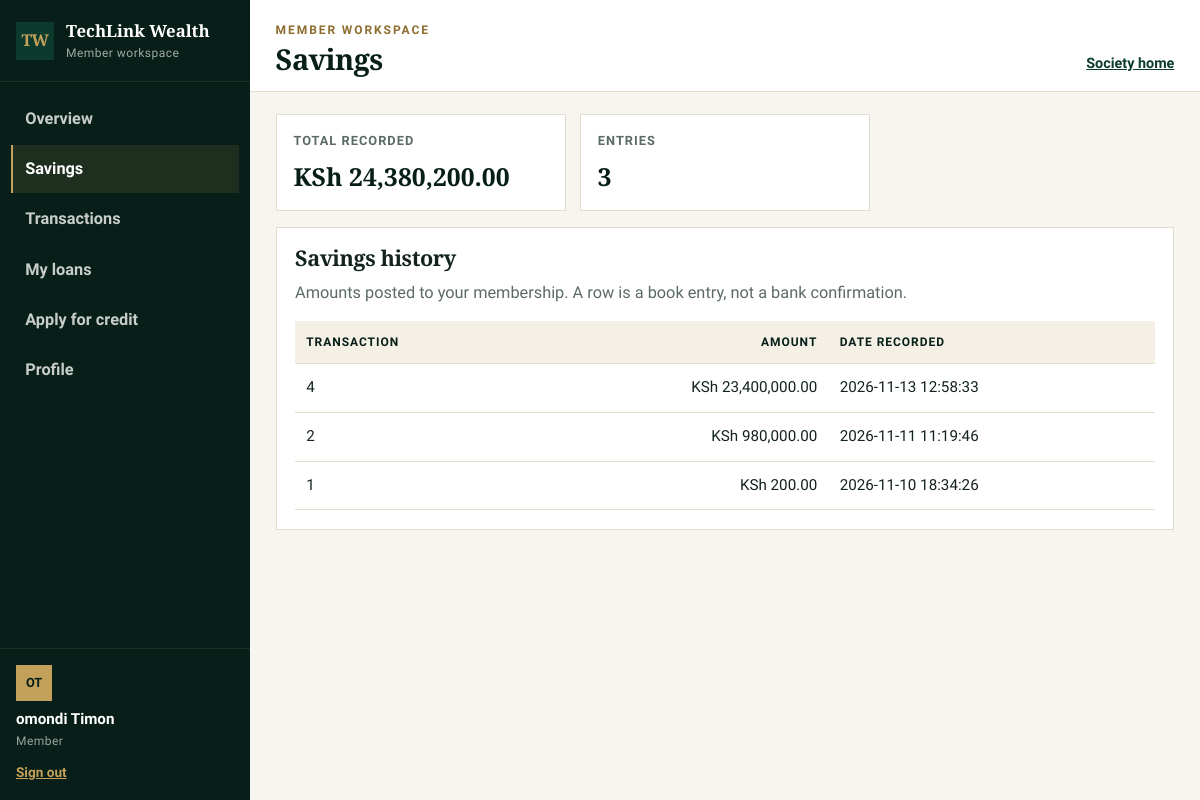
The page /my_savings.php (signed in) on the database its author committed.
### tables this page shows
CREATE TABLE `savings` (
  `id` bigint(20) UNSIGNED NOT NULL,
  `member_id` int(10) UNSIGNED NOT NULL,
  `transaction_id` bigint(20) UNSIGNED NOT NULL,
  `created_at` timestamp NOT NULL DEFAULT current_timestamp(),
  `amount` decimal(15,2) NOT NULL DEFAULT 0.00
);

### my_savings.php (the view, shortened to what this page needs)
<?php
require_once "includes/app.php";
$member = require_member(true);
$memberId = (int) $member["id"];
try {
    $totalStmt = $pdo->prepare("SELECT COALESCE(SUM(amount), 0) AS total_savings FROM savings WHERE member_id = ?");
    $totalStmt->execute([$memberId]);
    $totalSavings = $totalStmt->fetch()["total_savings"];
    $historyStmt = $pdo->prepare(
        "SELECT amount, transaction_id, created_at
         FROM savings
         WHERE member_id = ?
         ORDER BY created_at DESC"
    );
    $historyStmt->execute([$memberId]);
    $savingsHistory = $historyStmt->fetchAll();
} catch (PDOException $e) {
    error_log("Unable to load member savings: " . $e->getMessage());
    http_response_code(500);
    exit("Unable to load your savings. Please try again later.");
}
?>
<section class="stats">
    <article class="stat">
        <span>Total recorded</span>
        <strong><?= e(money($totalSavings)) ?></strong>
    </article>
    <article class="stat">
        <span>Entries</span>
        <strong><?= count($savingsHistory) ?></strong>
    </article>
</section>
<section class="panel">
    <h2>Savings history</h2>
    <p class="quiet">Amounts posted to your membership. A row is a book entry, not a bank confirmation.</p>
    <?php if ($savingsHistory): ?>
        <div class="table-wrap">
            <table class="data">
                <thead>
                    <tr>
                        <th>Transaction</th>
                        <th class="num">Amount</th>
                        <th>Date recorded</th>
                    </tr>
                </thead>
                <tbody>
                    <?php foreach ($savingsHistory as $record): ?>
                        <tr>
                            <td><?= (int) $record["transaction_id"] ?></td>
                            <td class="num"><?= e(money($record["amount"])) ?></td>
                            <td><?= e($record["created_at"]) ?></td>
                        </tr>
                    <?php endforeach; ?>
                </tbody>
            </table>
        </div>
    <?php else: ?>
        <p class="empty">You do not have any recorded savings yet.</p>
    <?php endif; ?>
</section>

### css/base.css (style rules this page uses)
:root { --green: #0c3b2e; --green-2: #145844; --green-deep: #071f18; --gold: #c4a15a; --gold-deep: #8d6d2f; --cream: #f4f0e6; --paper: #f7f5f0; --white: #ffffff; --ink: #14241c; --muted: #5c6b63; --line: #e3dccf; --danger: #8e2b2b; --ok: #1c6b40; --warn: #8a5a12; --serif: "Source Serif 4", Georgia, "Times New Roman", serif; --sans: "Source Sans 3", "Segoe UI", sans-serif; --shadow: 0 16px 40px rgba(7, 31, 24, 0.08); }
*, *::before, *::after { box-sizing: border-box; }
html { scroll-behavior: smooth; }
body { margin: 0; color: var(--ink); background: var(--paper); font-family: var(--sans); font-size: 1.02rem; line-height: 1.55; }
h1, h2, h3, h4 { font-family: var(--serif); font-weight: 650; letter-spacing: -0.02em; line-height: 1.15; margin: 0; }
p { margin: 0; }

### css/components.css (style rules this page uses)
.quiet { margin: 0.55rem 0 1.4rem; color: var(--muted); }
.table-wrap { overflow-x: auto; }
table.data { width: 100%; border-collapse: collapse; min-width: 640px; font-size: 0.95rem; }
table.data th, table.data td { padding: 0.75rem 0.7rem; text-align: left; vertical-align: top; border-bottom: 1px solid var(--line); }
table.data th { background: var(--cream); color: var(--green-deep); font-size: 0.75rem; font-weight: 700; letter-spacing: 0.08em; text-transform: uppercase; }
table.data td.num, table.data th.num { text-align: right; font-variant-numeric: tabular-nums; }

### css/workspace.css (style rules this page uses)
.app-body { background: var(--paper); }
.stats { display: grid; grid-template-columns: repeat(3, minmax(0, 1fr)); gap: 0.9rem; margin-bottom: 1rem; }
.stat { background: #fff; border: 1px solid var(--line); padding: 1rem 1.05rem 0.95rem; }
.stat span { display: block; color: var(--muted); font-size: 0.8rem; font-weight: 700; letter-spacing: 0.08em; text-transform: uppercase; }
.stat strong { display: block; margin-top: 0.35rem; font-family: var(--serif); font-size: 1.55rem; font-variant-numeric: tabular-nums; color: var(--green-deep); }
.panel { background: #fff; border: 1px solid var(--line); padding: 1.1rem 1.15rem 1.2rem; margin-bottom: 1rem; }
.panel h2 { font-size: 1.35rem; margin-bottom: 0.35rem; }
.panel .quiet { margin-bottom: 1rem; }

### rows shown on the page
savings: transaction "4", amount "KSh 23,400,000.00", created_at "2026-11-13 12:58:33"
savings: transaction "2", amount "KSh 980,000.00", created_at "2026-11-11 11:19:46"
savings: transaction "1", amount "KSh 200.00", created_at "2026-11-10 18:34:26"

### other values the page prints
$workspace "Member workspace"
$item[0] "Overview"
$item[0] "Savings"
$item[0] "Transactions"
$item[0] "My loans"
$item[0] "Apply for credit"
$item[0] "Profile"
initials($name) "OT"
$name "omondi Timon"
$workspace "MEMBER WORKSPACE"
$title "Savings"
money($totalSavings) "KSh 24,380,200.00"
count($savingsHistory) "3"
